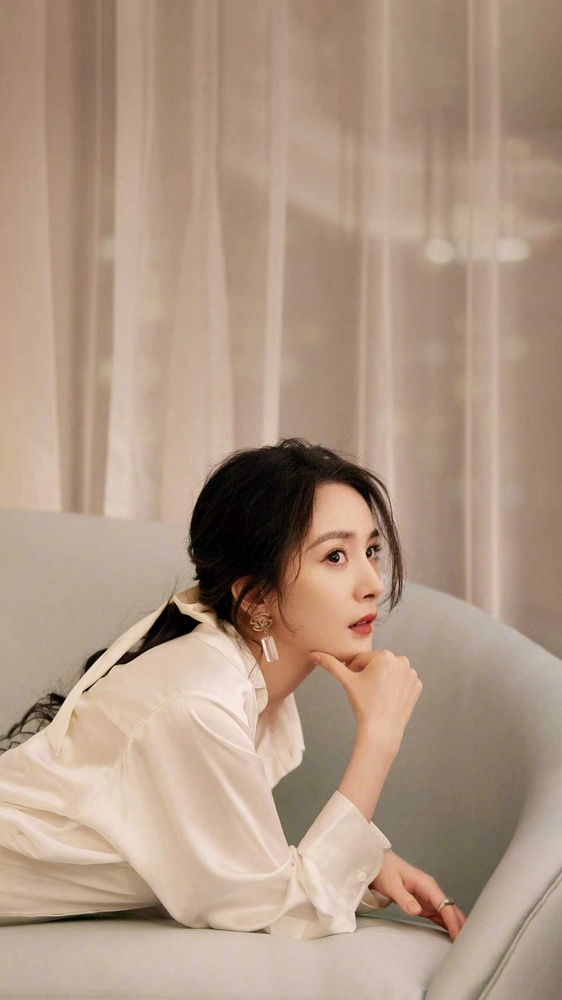
#> input picture 54-王睿琦-武汉/week6/yangmi.jpg, 562 x 1000 px, shrunk from 1440 x 2560 before the run
$ python K-Means.py
#> lines starting #> are read from the running program, lines starting #| are printed output that depends on the picture
# coding: utf-8

'''
在OpenCV中，Kmeans()函数原型如下所示：
retval, bestLabels, centers = kmeans(data, K, bestLabels, criteria, attempts, flags[, centers])
    data表示聚类数据，最好是np.flloat32类型的N维点集
    K表示聚类类簇数
    bestLabels表示输出的整数数组，用于存储每个样本的聚类标签索引
    criteria表示迭代停止的模式选择，这是一个含有三个元素的元组型数。格式为（type, max_iter, epsilon）
        其中，type有如下模式：
         —–cv2.TERM_CRITERIA_EPS :精确度（误差）满足epsilon停止。
         —-cv2.TERM_CRITERIA_MAX_ITER：迭代次数超过max_iter停止。
         —-cv2.TERM_CRITERIA_EPS+cv2.TERM_CRITERIA_MAX_ITER，两者合体，任意一个满足结束。
    attempts表示重复试验kmeans算法的次数，算法返回产生的最佳结果的标签
    flags表示初始中心的选择，两种方法是cv2.KMEANS_PP_CENTERS ;和cv2.KMEANS_RANDOM_CENTERS
    centers表示集群中心的输出矩阵，每个集群中心为一行数据
'''

import cv2
import numpy as np
import matplotlib.pyplot as plt

#读取原始图像灰度颜色
img = cv2.imread('yangmi.jpg', 0)
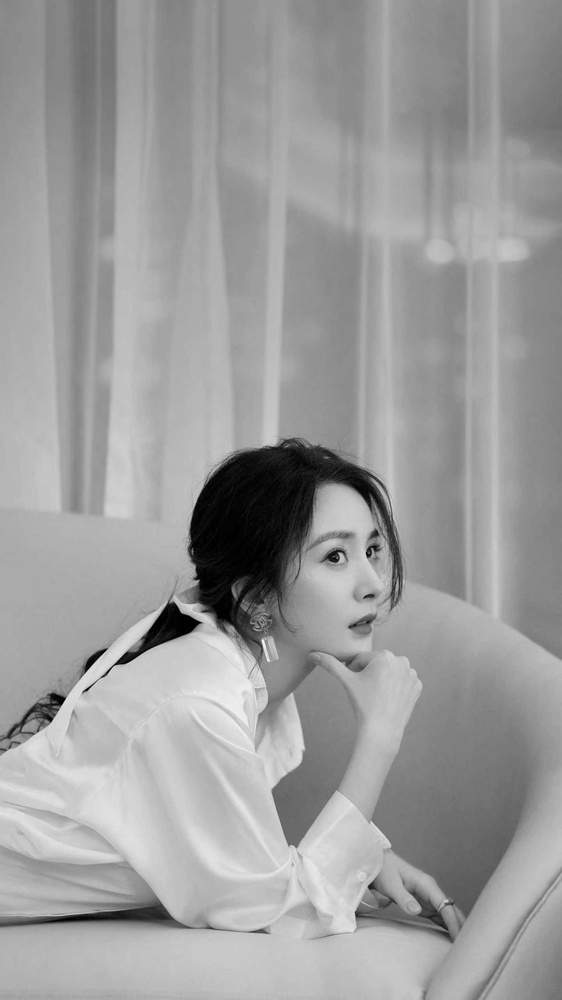
#> img: shape (1000, 562); min 0, max 246, mean 156.3
print (img.shape)
#| (1000, 562)

#获取图像高度、宽度
rows, cols = img.shape[:]
#> rows = 1000; cols = 562

#图像二维像素转换为一维
data = img.reshape((rows * cols, 1))
data = np.float32(data)

#停止条件 (type,max_iter,epsilon)
criteria = (cv2.TERM_CRITERIA_EPS +
            cv2.TERM_CRITERIA_MAX_ITER, 10, 1.0)

#设置标签
flags = cv2.KMEANS_RANDOM_CENTERS

#K-Means聚类 聚集成4类
compactness, labels, centers = cv2.kmeans(data, 4, None, criteria, 10, flags)
#> compactness = 82543716.2; centers = [191, 157.9, 126.8, 22.77]

#生成最终图像
dst = labels.reshape((img.shape[0], img.shape[1]))
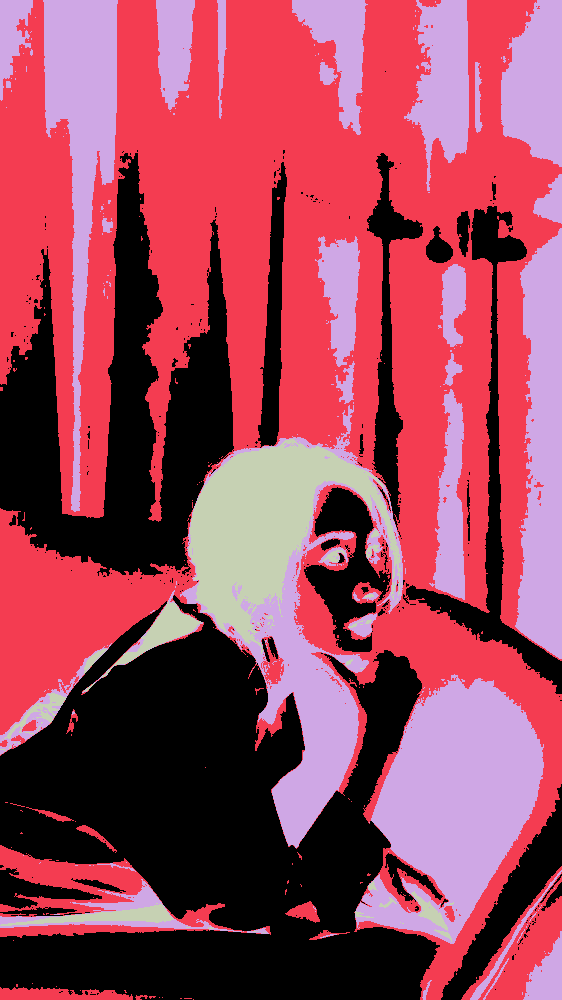
#> dst: shape (1000, 562) int32; 4 distinct labels, from 0 to 3; one colour per label, 0 black

#用来正常显示中文标签
plt.rcParams['font.sans-serif']=['SimHei']

#显示图像
titles = [u'原始图像', u'聚类图像']
images = [img, dst]
for i in range(2):
   plt.subplot(1,2,i+1), plt.imshow(images[i], 'gray'),
   plt.title(titles[i])
   plt.xticks([]),plt.yticks([])
plt.show()
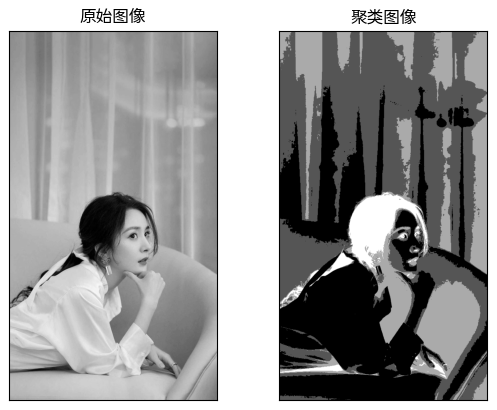
#> figure drawn by matplotlib, 2 panels
